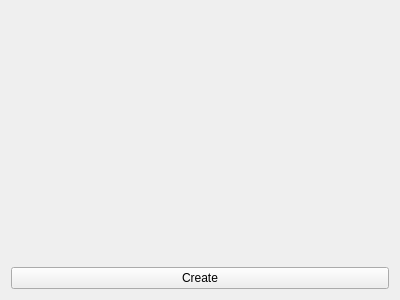
<?xml version="1.0" encoding="UTF-8"?>
<ui version="4.0">
 <class>Server_Launch</class>
 <widget class="QWidget" name="Server_Launch">
  <property name="geometry">
   <rect>
    <x>0</x>
    <y>0</y>
    <width>400</width>
    <height>300</height>
   </rect>
  </property>
  <property name="windowTitle">
   <string>Form</string>
  </property>
  <layout class="QGridLayout" name="gridLayout">
   <item row="0" column="0">
    <widget class="QStackedWidget" name="stackedWidget"/>
   </item>
   <item row="1" column="0">
    <widget class="QPushButton" name="create_shutdown_button">
     <property name="text">
      <string>Create</string>
     </property>
    </widget>
   </item>
  </layout>
 </widget>
 <resources/>
 <connections/>
</ui>
